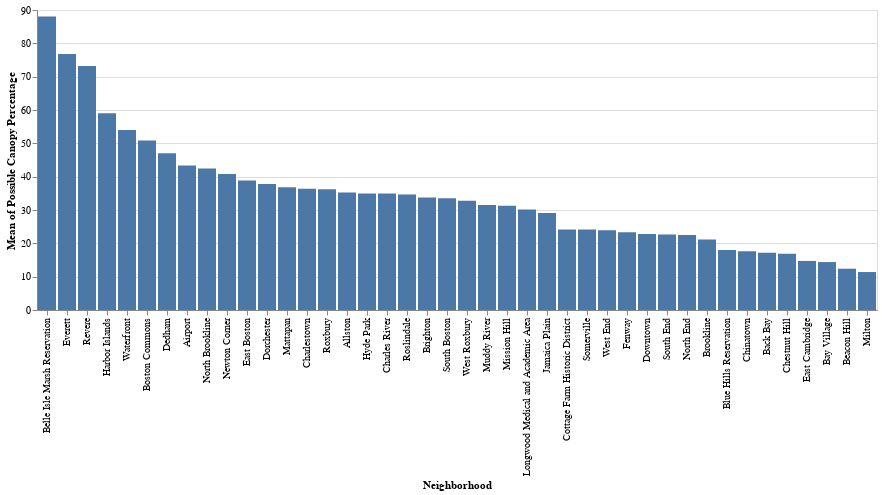

The cell this chart's notebook holds for it:
### Code cell
bar2

### Figure 1 — Vega-Lite specification as saved in the notebook (floating-point values rounded to 4 significant figures; data arrays with more than 128 entries replaced by an {"elided": "..."} marker saying what was removed)
{"config": {"view": {"continuousWidth": 300, "continuousHeight": 300}}, "data": {"name": "data-b72653d6dfee9f38e82f0b4729517090"}, "mark": {"type": "bar"}, "encoding": {"x": {"field": "Neighborhood", "sort": "-y", "type": "nominal"}, "y": {"aggregate": "mean", "field": "Possible Canopy Percentage", "type": "quantitative"}}, "$schema": "https://vega.github.io/schema/vega-lite/v5.8.0.json", "datasets": {"data-b72653d6dfee9f38e82f0b4729517090": {"elided": "205 records"}}}
